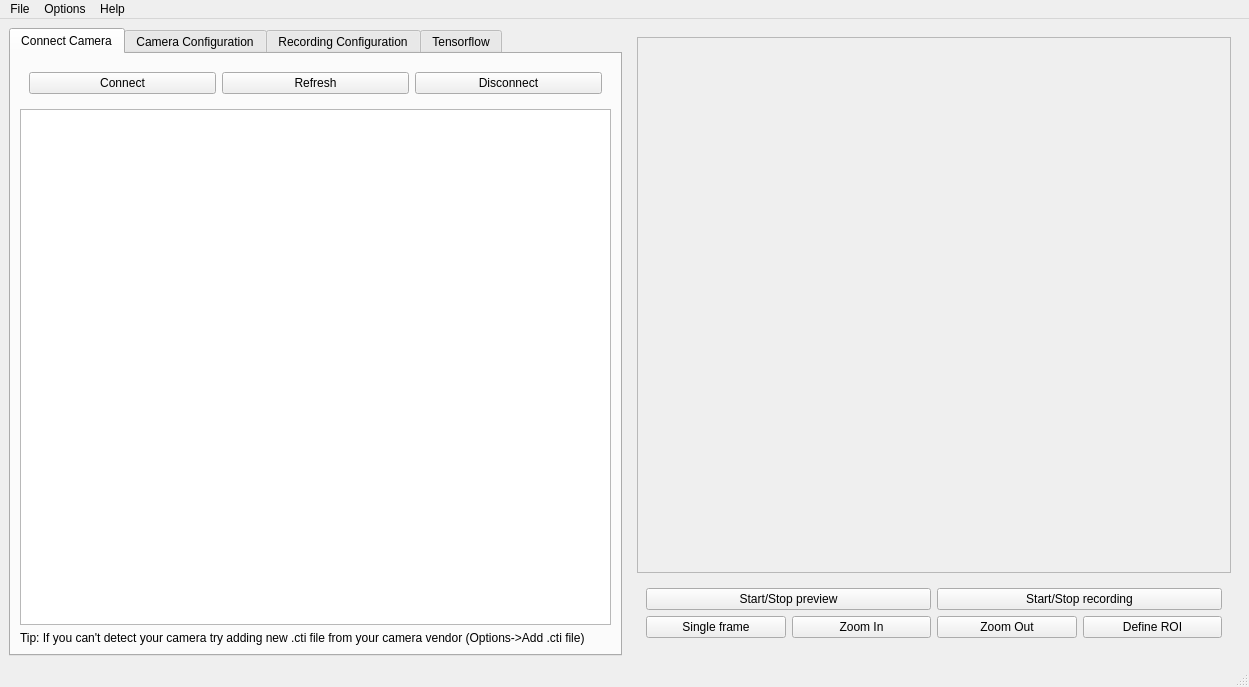
<?xml version="1.0" encoding="UTF-8"?>
<ui version="4.0">
 <class>MainWindow</class>
 <widget class="QMainWindow" name="MainWindow">
  <property name="geometry">
   <rect>
    <x>0</x>
    <y>0</y>
    <width>1249</width>
    <height>687</height>
   </rect>
  </property>
  <property name="windowTitle">
   <string>MainWindow</string>
  </property>
  <widget class="QWidget" name="centralwidget">
   <layout class="QGridLayout" name="gridLayout">
    <item row="0" column="0" rowspan="2">
     <widget class="QTabWidget" name="tabs">
      <property name="accessibleName">
       <string/>
      </property>
      <property name="accessibleDescription">
       <string/>
      </property>
      <property name="currentIndex">
       <number>0</number>
      </property>
      <widget class="QWidget" name="tab_connect">
       <attribute name="title">
        <string>Connect Camera</string>
       </attribute>
       <layout class="QVBoxLayout" name="verticalLayout_4">
        <item>
         <widget class="QWidget" name="connect_buttons" native="true">
          <layout class="QHBoxLayout" name="horizontalLayout_3">
           <item>
            <widget class="QPushButton" name="btn_connect_camera">
             <property name="text">
              <string>Connect</string>
             </property>
            </widget>
           </item>
           <item>
            <widget class="QPushButton" name="btn_refresh_cameras">
             <property name="text">
              <string>Refresh</string>
             </property>
            </widget>
           </item>
           <item>
            <widget class="QPushButton" name="btn_disconnect_camera">
             <property name="text">
              <string>Disconnect</string>
             </property>
            </widget>
           </item>
          </layout>
         </widget>
        </item>
        <item>
         <widget class="QListWidget" name="list_detected_cameras"/>
        </item>
        <item>
         <widget class="QLabel" name="tip_add_cti">
          <property name="text">
           <string>Tip: If you can't detect your camera try adding new .cti file from your camera vendor (Options-&gt;Add .cti file)</string>
          </property>
          <property name="wordWrap">
           <bool>true</bool>
          </property>
         </widget>
        </item>
       </layout>
      </widget>
      <widget class="QWidget" name="tab_config">
       <attribute name="title">
        <string>Camera Configuration</string>
       </attribute>
       <layout class="QVBoxLayout" name="verticalLayout_3">
        <item>
         <layout class="QFormLayout" name="formLayout">
          <item row="0" column="0">
           <widget class="QLabel" name="label_test_parameter1">
            <property name="text">
             <string>TextLabel</string>
            </property>
           </widget>
          </item>
          <item row="0" column="1">
           <widget class="QComboBox" name="combo_box_test_parameter1"/>
          </item>
          <item row="1" column="0">
           <widget class="QLabel" name="label_test_parameter2">
            <property name="text">
             <string>TextLabel</string>
            </property>
           </widget>
          </item>
          <item row="1" column="1">
           <widget class="QComboBox" name="combo_box_test_parameter3"/>
          </item>
          <item row="2" column="0">
           <widget class="QLabel" name="label_test_parameter3">
            <property name="text">
             <string>TextLabel</string>
            </property>
           </widget>
          </item>
          <item row="2" column="1">
           <widget class="QComboBox" name="combo_box_test_parameter2"/>
          </item>
         </layout>
        </item>
        <item>
         <spacer name="spacer_camera_config">
          <property name="orientation">
           <enum>Qt::Vertical</enum>
          </property>
          <property name="sizeHint" stdset="0">
           <size>
            <width>20</width>
            <height>40</height>
           </size>
          </property>
         </spacer>
        </item>
        <item>
         <widget class="QWidget" name="confi_buttons" native="true">
          <layout class="QHBoxLayout" name="horizontalLayout_2">
           <item>
            <widget class="QPushButton" name="btn_save_config">
             <property name="text">
              <string>Save Configuration</string>
             </property>
            </widget>
           </item>
           <item>
            <widget class="QPushButton" name="btn_load_config">
             <property name="text">
              <string>Load Configuration</string>
             </property>
            </widget>
           </item>
          </layout>
         </widget>
        </item>
       </layout>
      </widget>
      <widget class="QWidget" name="tab_recording_config">
       <attribute name="title">
        <string>Recording Configuration</string>
       </attribute>
       <layout class="QVBoxLayout" name="verticalLayout">
        <item>
         <widget class="QWidget" name="widget_sequence_name" native="true">
          <layout class="QFormLayout" name="formLayout_4">
           <item row="0" column="0">
            <widget class="QLabel" name="label_file_name_recording">
             <property name="text">
              <string>File name</string>
             </property>
            </widget>
           </item>
           <item row="0" column="1">
            <widget class="QLineEdit" name="line_edit_sequence_name"/>
           </item>
          </layout>
         </widget>
        </item>
        <item>
         <widget class="QLabel" name="label_sequence_name">
          <property name="text">
           <string>Tip: Use %n for sequence number, %d for date and %t for time stamp </string>
          </property>
         </widget>
        </item>
        <item>
         <widget class="QWidget" name="widget_sequence_save" native="true">
          <layout class="QFormLayout" name="formLayout_3">
           <item row="0" column="0">
            <widget class="QPushButton" name="file_manager_save_location">
             <property name="text">
              <string>Save Location</string>
             </property>
            </widget>
           </item>
           <item row="0" column="1">
            <widget class="QLineEdit" name="line_edit_save_location"/>
           </item>
          </layout>
         </widget>
        </item>
        <item>
         <widget class="QWidget" name="widget_duration" native="true">
          <layout class="QFormLayout" name="formLayout_2">
           <item row="0" column="0">
            <widget class="QLabel" name="label_sequence_duration">
             <property name="text">
              <string>Sequence duration [s]</string>
             </property>
            </widget>
           </item>
           <item row="0" column="1">
            <widget class="QLineEdit" name="line_edit_sequence_duration"/>
           </item>
          </layout>
         </widget>
        </item>
        <item>
         <widget class="QLabel" name="label_sequence_duration_tip">
          <property name="text">
           <string>Tip: Leave empty for manual control using Start/Stop recording buttons</string>
          </property>
         </widget>
        </item>
        <item>
         <spacer name="spacer_recording_settings">
          <property name="orientation">
           <enum>Qt::Vertical</enum>
          </property>
          <property name="sizeHint" stdset="0">
           <size>
            <width>20</width>
            <height>40</height>
           </size>
          </property>
         </spacer>
        </item>
        <item>
         <widget class="QPushButton" name="btn_save_sequence_settings">
          <property name="text">
           <string>Save settings</string>
          </property>
         </widget>
        </item>
        <item>
         <widget class="QPushButton" name="btn_reset_sequence_settings">
          <property name="text">
           <string>Default settings</string>
          </property>
         </widget>
        </item>
       </layout>
      </widget>
      <widget class="QWidget" name="tab_tensorflow">
       <attribute name="title">
        <string>Tensorflow</string>
       </attribute>
       <widget class="QRadioButton" name="radioButton">
        <property name="geometry">
         <rect>
          <x>130</x>
          <y>190</y>
          <width>95</width>
          <height>20</height>
         </rect>
        </property>
        <property name="text">
         <string>Not ready</string>
        </property>
       </widget>
      </widget>
     </widget>
    </item>
    <item row="0" column="2" rowspan="2">
     <widget class="QWidget" name="preview_and_control" native="true">
      <layout class="QGridLayout" name="gridLayout_2">
       <item row="1" column="0">
        <widget class="QWidget" name="widget_controls" native="true">
         <layout class="QGridLayout" name="gridLayout_4">
          <item row="0" column="0" colspan="2">
           <widget class="QPushButton" name="btn_start_preview">
            <property name="text">
             <string>Start/Stop preview</string>
            </property>
           </widget>
          </item>
          <item row="0" column="2" colspan="2">
           <widget class="QPushButton" name="btn_start_recording">
            <property name="text">
             <string>Start/Stop recording</string>
            </property>
           </widget>
          </item>
          <item row="1" column="0">
           <widget class="QPushButton" name="btn_single_frame">
            <property name="text">
             <string>Single frame</string>
            </property>
           </widget>
          </item>
          <item row="1" column="2">
           <widget class="QPushButton" name="btn_zoom_out">
            <property name="text">
             <string>Zoom Out</string>
            </property>
           </widget>
          </item>
          <item row="1" column="1">
           <widget class="QPushButton" name="btn_zoom_in">
            <property name="text">
             <string>Zoom In</string>
            </property>
           </widget>
          </item>
          <item row="1" column="3">
           <widget class="QPushButton" name="btn_define_roi">
            <property name="text">
             <string>Define ROI</string>
            </property>
           </widget>
          </item>
         </layout>
        </widget>
       </item>
       <item row="0" column="0">
        <widget class="QScrollArea" name="scrollArea">
         <property name="widgetResizable">
          <bool>true</bool>
         </property>
         <widget class="QWidget" name="scrollAreaWidgetContents">
          <property name="geometry">
           <rect>
            <x>0</x>
            <y>0</y>
            <width>586</width>
            <height>498</height>
           </rect>
          </property>
          <widget class="QLabel" name="camera_preview">
           <property name="geometry">
            <rect>
             <x>0</x>
             <y>0</y>
             <width>760</width>
             <height>521</height>
            </rect>
           </property>
           <property name="autoFillBackground">
            <bool>false</bool>
           </property>
           <property name="text">
            <string/>
           </property>
           <property name="pixmap">
            <pixmap>default_preview.png</pixmap>
           </property>
           <property name="scaledContents">
            <bool>false</bool>
           </property>
           <property name="indent">
            <number>-1</number>
           </property>
          </widget>
         </widget>
        </widget>
       </item>
      </layout>
     </widget>
    </item>
   </layout>
  </widget>
  <widget class="QMenuBar" name="menubar">
   <property name="geometry">
    <rect>
     <x>0</x>
     <y>0</y>
     <width>1249</width>
     <height>26</height>
    </rect>
   </property>
   <widget class="QMenu" name="menuFile">
    <property name="title">
     <string>File</string>
    </property>
    <addaction name="actionSave_frame"/>
   </widget>
   <widget class="QMenu" name="menuOptions">
    <property name="title">
     <string>Options</string>
    </property>
    <addaction name="actionAdd_Remove_cti_file"/>
    <addaction name="actionRemove_cti_file"/>
   </widget>
   <widget class="QMenu" name="menuHelp">
    <property name="title">
     <string>Help</string>
    </property>
    <addaction name="actionOpen_Help"/>
   </widget>
   <addaction name="menuFile"/>
   <addaction name="menuOptions"/>
   <addaction name="menuHelp"/>
  </widget>
  <widget class="QStatusBar" name="statusbar"/>
  <action name="actionAdd_Remove_cti_file">
   <property name="text">
    <string>Add .cti file</string>
   </property>
  </action>
  <action name="actionOpen_Help">
   <property name="text">
    <string>Open Help</string>
   </property>
  </action>
  <action name="actionRemove_cti_file">
   <property name="text">
    <string>Remove .cti file</string>
   </property>
  </action>
  <action name="actionSave_frame">
   <property name="text">
    <string>Save frame</string>
   </property>
  </action>
 </widget>
 <resources/>
 <connections/>
</ui>
